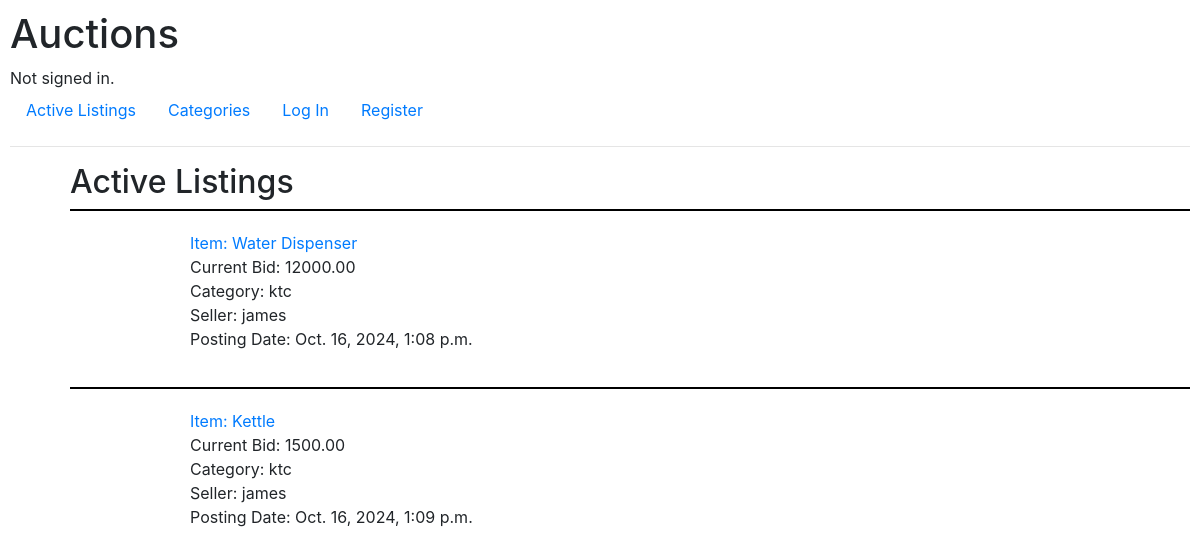
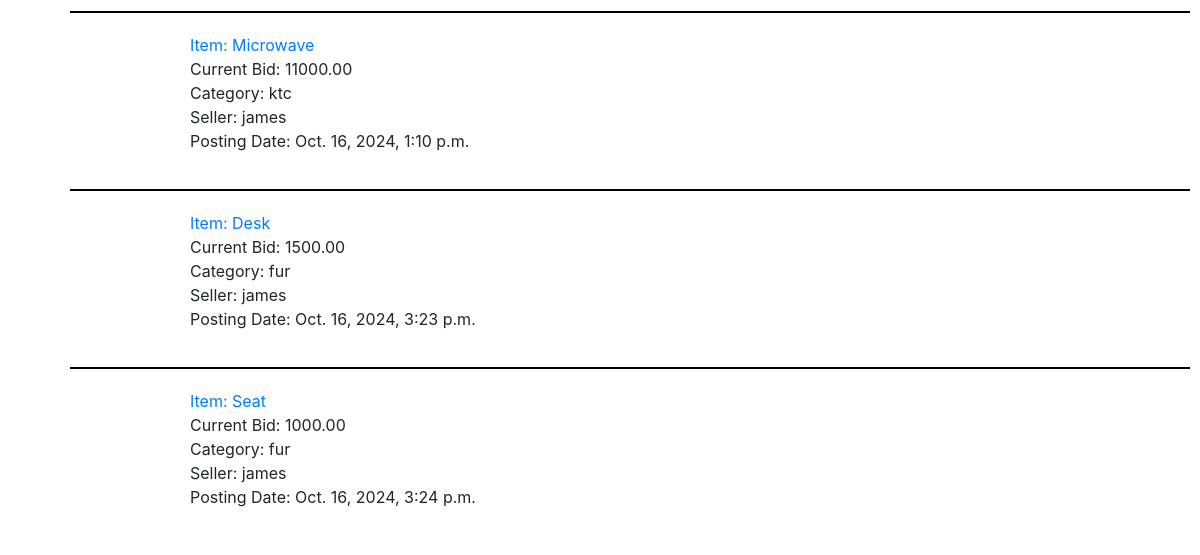
The app's page /, older data (2 pictures, top to bottom).
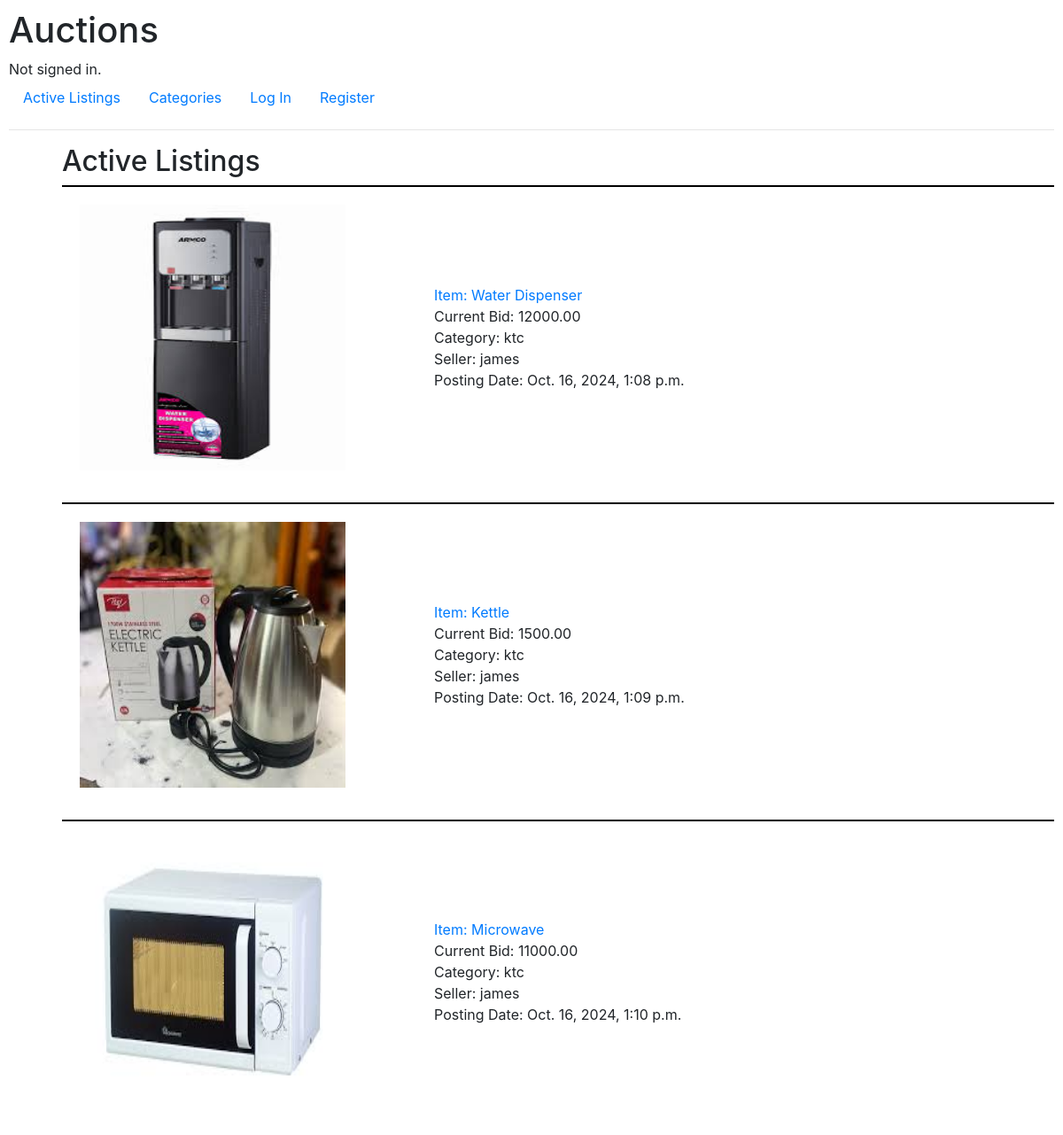
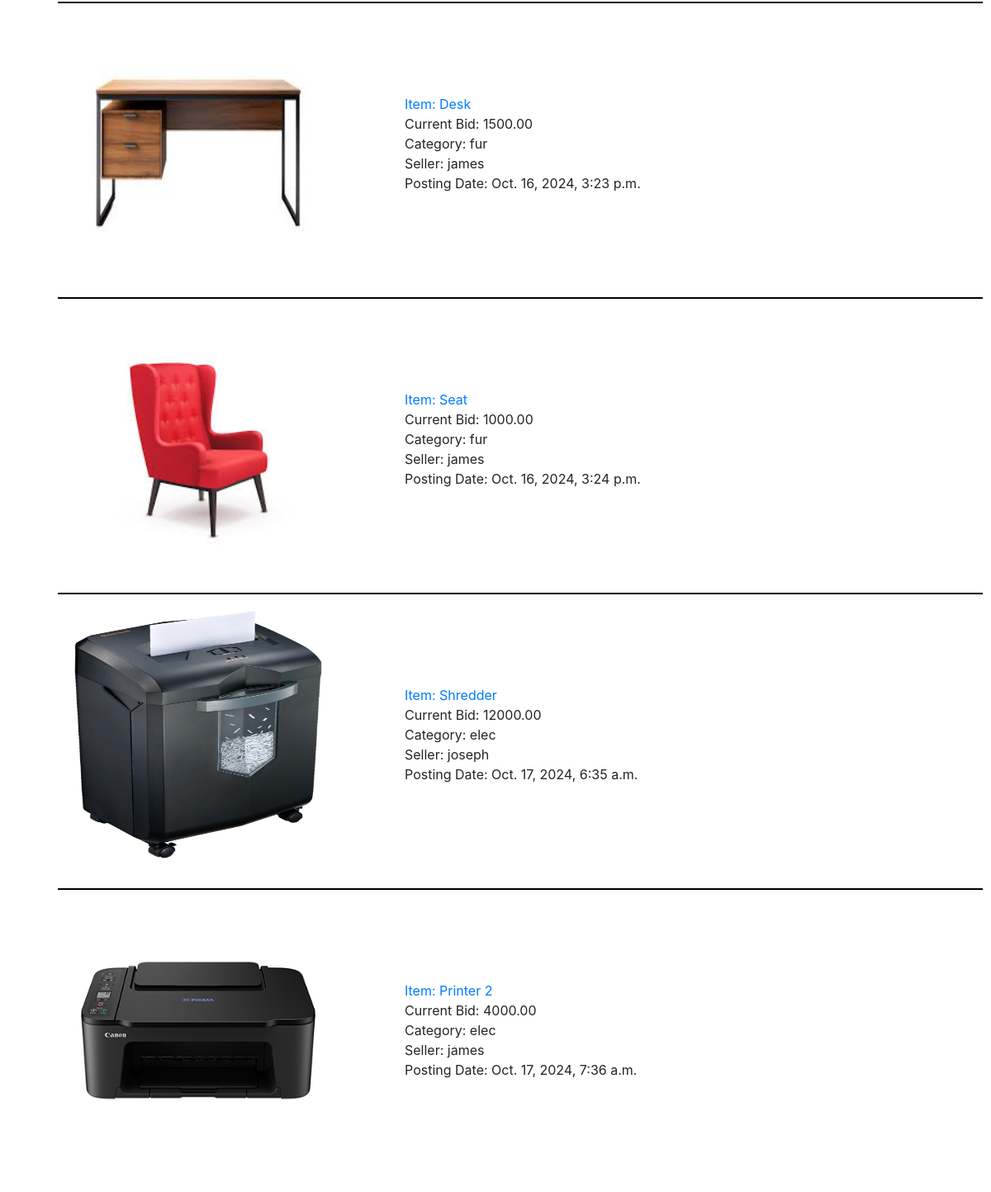
The same page, newer data (2 pictures, top to bottom).
### auctions/models.py (models this page shows, shortened)
class Listing(models.Model):
    CATEGORY_CHOICES = [
        ('elec', 'Electronics'),
        ('ktc', 'Kitchen Appliances'),
        ('clt', 'Clothing'),
        ('fur', 'Furniture')
    ]
    title = models.CharField(max_length=64)
    description = models.TextField()
    starting_bid = models.DecimalField(max_digits=10, decimal_places=2)
    posting_date = models.DateTimeField(auto_now_add=True)
    category = models.CharField(max_length=32, choices=CATEGORY_CHOICES)
    image  = models.ImageField(null=True, blank=True, upload_to="images/")
    closed = models.BooleanField(default=False)
    user = models.ForeignKey(User, on_delete=models.CASCADE, related_name="listing")

class User(AbstractUser):
    pass

### auctions/views.py (the view)
# urls.py: path("", views.index, name="index"),
def index(request):
    listing = Listing.objects.exclude(closed=True)
    return render(request, "auctions/index.html", {
        "listings":listing,
        "total": total_items(request.user.id)
    })

### auctions/views.py (called while the page is built)
def total_items(user_id):
     return Watchlist.objects.filter(author = user_id).count()

### auctions/templates/auctions/index.html
{% extends "auctions/layout.html" %}
{% block body %}
    <h2>Active Listings</h2>
    {% for listing in listings %}
        <ul id="active-listing">
            <div>
                <li>{% if listing.image %}
                    <img src="{{ listing.image.url }}" alt="photo of item" class="active-image">
                {% endif %}</li>
            </div>
            <div id="details">
                <li><a href="{% url 'listing' listing.id %}">Item: {{ listing.title }} </a></li>
                <li>Current Bid: {{ listing.starting_bid}}</li>
                <li>Category: {{ listing.category}}</li>
                <li>Seller: {{ listing.user.username }}</li>
                <li>Posting Date: {{ listing.posting_date }}</li>
            </div>
        </ul>
    {% endfor %}
{% endblock %}

### auctions/templates/auctions/layout.html (shortened to what this page needs)
{% load static %}
<!DOCTYPE html>
<html lang="en">
    <head>
        <link rel="stylesheet" href="https://stackpath.bootstrapcdn.com/bootstrap/4.4.1/css/bootstrap.min.css">
        <link href="{% static 'auctions/styles.css' %}" rel="stylesheet">
    </head>
    <body>
        <h1>Auctions</h1>
        <div>
            {% if user.is_authenticated %}
                Signed in as <strong>{{ user.username }}</strong>.
            {% else %}
                Not signed in.
            {% endif %}
        </div>
        <ul class="nav">
            <li class="nav-item">
                <a class="nav-link" href="{% url 'index' %}">Active Listings</a>
            </li>
            <li class="nav-item">
                <a class="nav-link" href="{% url 'category' %}">Categories</a>
            </li>
            {% if user.is_authenticated %}
                <li class="nav-item">
                    <a class="nav-link" href="{% url 'watch' %}">Watch List ({{total}}) </a>
                </li>
                <li class="nav-item">
                    <a class="nav-link" href="{% url 'create' %}">Create Listing</a>
                </li>
                <li class="nav-item">
                    <a class="nav-link" href="{% url 'logout' %}">Log Out</a>
                </li>
            {% else %}
                <li class="nav-item">
                    <a class="nav-link" href="{% url 'login' %}">Log In</a>
                </li>
                <li class="nav-item">
                    <a class="nav-link" href="{% url 'register' %}">Register</a>
                </li>
            {% endif %}
        </ul>
        <hr>
        {% block body %}
        {% endblock %}
    </body>
</html>

### auctions/static/auctions/styles.css (style rules this page uses)
body { padding: 10px; }
h2 { margin-left: 60px; }
#active-listing { margin-left: 60px; list-style-type: none; display: flex; gap: 100px; align-items: center; padding: 20px; border-top: 2px solid black; }
.active-image { width: 300px; height: 300px; }
ul { list-style-type: none; }

Row changes from the older to the newer data that the page shows:
changed Listing "Water Dispenser": image: picture added
changed Listing "Kettle": image: picture added
changed Listing "Microwave": image: picture added
changed Listing "Desk": image: picture added
changed Listing "Seat": image: picture added
added Listing: image (picture), title "Shredder", starting_bid "12000.00", category "elec", user.username "joseph", posting_date "Oct. 17, 2024, 6:35 a.m."
added Listing: image (picture), title "Printer 2", starting_bid "4000.00", category "elec", user.username "james", posting_date "Oct. 17, 2024, 7:36 a.m."
